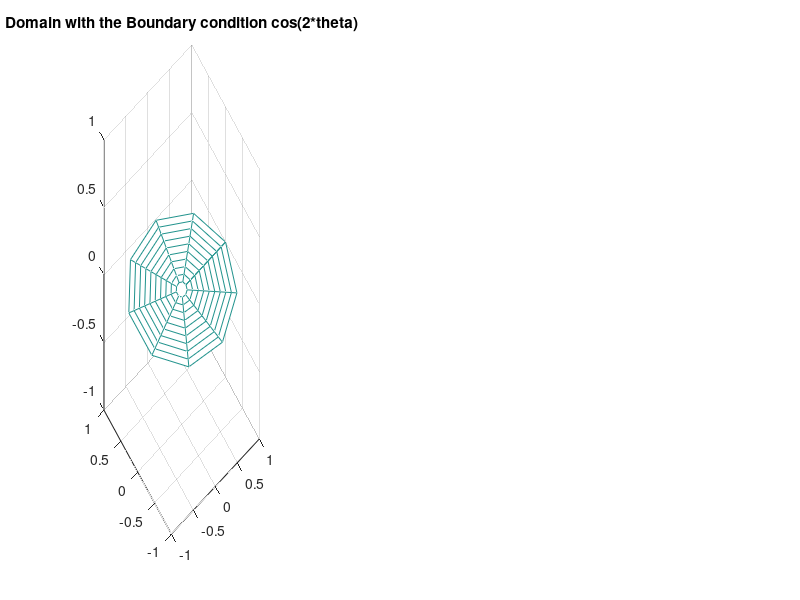

MATLAB code to generate this figure: (Note: this script raises an error after producing the figure.)
close all;
%clear all;

r1 = 0;
r2 = 1;
th1 = 0;
th2 = 2*pi;

dr = 0.1;
dth = 2*pi/9;

dr2 = dr*dr;
dth2 = dth*dth;

r = r1+dr:dr:r2;
th = th1:dth:th2;

N = size(r,2) - 1;
M = size(th,2) - 1;

u2 = zeros(N+1,M+1);
usol = zeros(N+1,M+1);

for i = 1:M+1
    u2(N+1,i) = 0;
end


%Plotting mesh with BCs
[R,TH] = ndgrid(r,th);
[X,Y] = pol2cart(TH,R);
subplot(1,3,1);
mesh(X,Y,u2);
title('Domain with the Boundary condition cos(2*theta)');

for i=1:N+1
    u2(i,1) = r(i)*(1-r(i));
    u2(i,M+1) = r(i)*(1-r(i));
end

%To start the iteration loop
err = 1000;
%Number of iterations
k=0;
u = u2;

tol = 1e-6;
while err > tol
    for i = 2:N
        for j = 2:M
            rip = (r(i)+r(i+1))/2;
            rim = (r(i)+r(i-1))/2;
            term1 = (-1/(r(i)*dr2))*(rim*u(i-1,j) + rip*u(i+1,j));
            term2 = (-1/(r(i)*r(i)*dth2))*(u(i,j-1)+u(i,j+1));
            term3 = (-1/(r(i)*dr2))*(rip+rim) - 2/(r(i)*r(i)*dth2);
            
            u(i,j) = (term1+term2+fpolar(r(i),th(j)))/term3;
            
        end
    end
    err = max(max(abs(u-u2)));
    u2 = u;
    k = k+1;
end

%Printing the exact solution profile
subplot(1,3,2);
mesh(X,Y,u2);
title('Approximate Solution');
for i = 1:N+1
    for j = 1:M+1
        usol(i,j) = r(i)*(1-r(i))*cos(th(j));
    end
end

subplot(1,3,3);
mesh(X,Y,usol);
title('Exact solution');

error = max(max(abs(u2-usol)));